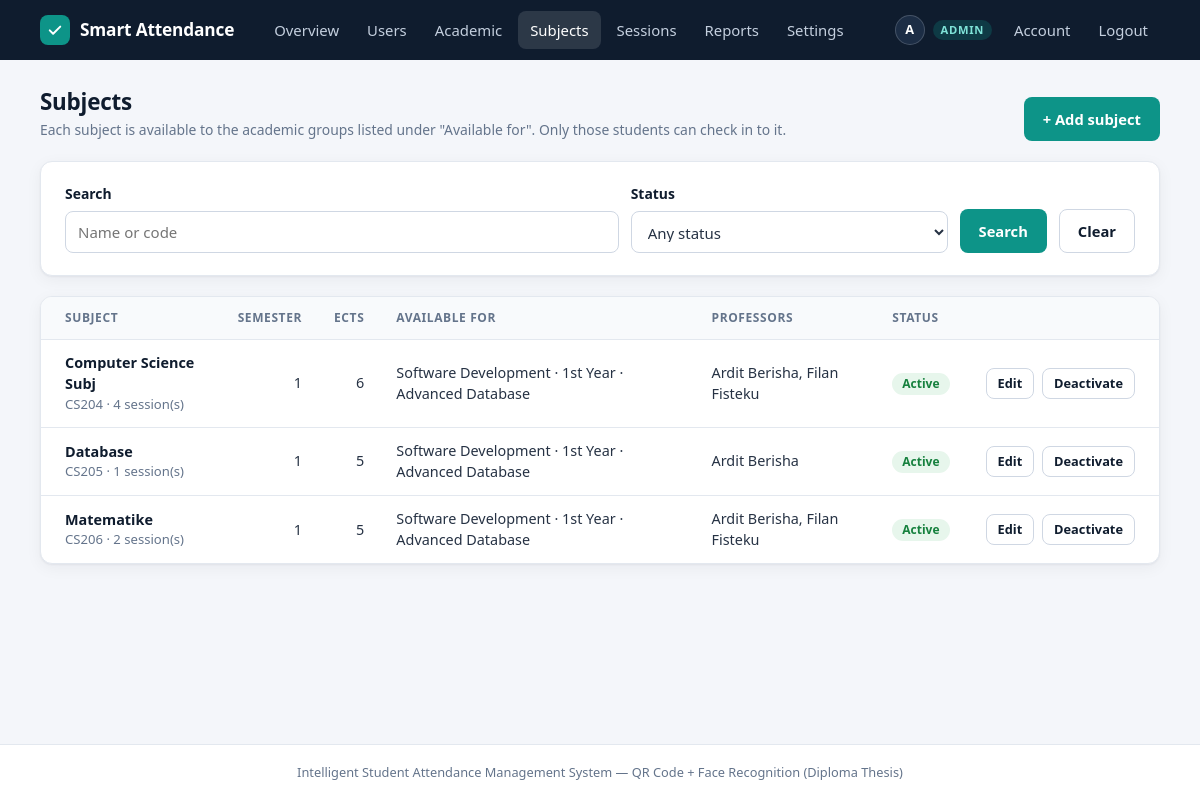
/admin/subjects (signed in), run on the app's committed database.
### tables this page shows
CREATE TABLE "users" (
        id            INTEGER PRIMARY KEY AUTOINCREMENT,
        full_name     TEXT NOT NULL,
        email         TEXT NOT NULL UNIQUE,
        password_hash TEXT NOT NULL,
        role          TEXT NOT NULL CHECK(role IN ('admin', 'professor', 'student')),
        student_id    TEXT,                 -- university/matriculation number (students only)
        face_encoding TEXT,                 -- JSON array of 128 floats (students only)
        is_active     INTEGER NOT NULL DEFAULT 1,            -- 0 = account disabled by an admin
        must_change_password INTEGER NOT NULL DEFAULT 0,     -- 1 = temporary password in use
        created_at    TIMESTAMP DEFAULT CURRENT_TIMESTAMP
    , face_photo TEXT, first_name TEXT, last_name TEXT, program_id INTEGER REFERENCES programs (id), study_year_id INTEGER REFERENCES study_years (id), specialisation_id INTEGER REFERENCES specialisations (id));

CREATE TABLE subjects (
        id          INTEGER PRIMARY KEY AUTOINCREMENT,
        code        TEXT NOT NULL UNIQUE,           -- e.g. "CS204"
        name        TEXT NOT NULL,
        description TEXT,
        ects        INTEGER,
        semester    INTEGER,
        is_active   INTEGER NOT NULL DEFAULT 1,
        created_at  TIMESTAMP DEFAULT CURRENT_TIMESTAMP
    );

CREATE TABLE subject_assignments (
        id                INTEGER PRIMARY KEY AUTOINCREMENT,
        subject_id        INTEGER NOT NULL REFERENCES subjects (id) ON DELETE CASCADE,
        program_id        INTEGER NOT NULL REFERENCES programs (id),
        study_year_id     INTEGER NOT NULL REFERENCES study_years (id),
        specialisation_id INTEGER REFERENCES specialisations (id)
    );

CREATE TABLE programs (
        id         INTEGER PRIMARY KEY AUTOINCREMENT,
        faculty_id INTEGER NOT NULL REFERENCES faculties (id),
        name       TEXT NOT NULL,
        is_active  INTEGER NOT NULL DEFAULT 1,
        UNIQUE (faculty_id, name)
    );

CREATE TABLE study_years (
        id        INTEGER PRIMARY KEY AUTOINCREMENT,
        number    INTEGER NOT NULL UNIQUE,          -- used for ordering
        name      TEXT NOT NULL,
        is_active INTEGER NOT NULL DEFAULT 1
    );

CREATE TABLE specialisations (
        id         INTEGER PRIMARY KEY AUTOINCREMENT,
        program_id INTEGER NOT NULL REFERENCES programs (id) ON DELETE CASCADE,
        name       TEXT NOT NULL,
        is_active  INTEGER NOT NULL DEFAULT 1,
        UNIQUE (program_id, name)
    );

### academic.py (the view)
@bp.route("/subjects")
def subjects():
    q = request.args.get("q", "").strip()
    status = request.args.get("status", "")
    where, params = ["1 = 1"], []
    if q:
        where.append("(sub.name LIKE ? OR sub.code LIKE ?)")
        params += [f"%{q}%"] * 2
    if status in ("active", "inactive"):
        where.append("sub.is_active = ?")
        params.append(1 if status == "active" else 0)
    db = get_db()
    rows = db.execute(
        f"""SELECT sub.*,
                   (SELECT COUNT(*) FROM sessions s WHERE s.subject_id = sub.id) AS sessions,
                   (SELECT GROUP_CONCAT(u.full_name, ', ') FROM subject_professors sp
                      JOIN users u ON u.id = sp.professor_id WHERE sp.subject_id = sub.id) AS professors
            FROM subjects sub WHERE {' AND '.join(where)}
            ORDER BY sub.name COLLATE NOCASE""",
        params,
    ).fetchall()
    return render_template("admin_subjects.html", subjects=rows, groups=subject_groups(db), q=q, status=status)

### academic.py (called while the page is built)
def subject_groups(db):
    groups = {}
    for r in db.execute(
        """SELECT sa.subject_id, p.name AS program, y.name AS study_year, sp.name AS specialisation
           FROM subject_assignments sa
           JOIN programs p ON p.id = sa.program_id
           JOIN study_years y ON y.id = sa.study_year_id
           LEFT JOIN specialisations sp ON sp.id = sa.specialisation_id
           ORDER BY p.name COLLATE NOCASE, y.number"""
    ):
        groups.setdefault(r["subject_id"], []).append(r)
    return groups

@bp.before_request
def admins_only():
    user = g.get("user")
    if user is None:
        flash("Please log in to continue.", "error")
        return redirect(url_for("login"))
    if user["role"] != "admin":
        flash("You do not have permission to view that page.", "error")
        return redirect(url_for("index"))
    return None

### app.py (called while the page is built, shortened)
def csrf_token():
    if "_csrf" not in session:
        session["_csrf"] = secrets.token_hex(16)
    return session["_csrf"]

@app.before_request
def load_user_and_protect():
    g.user = None
    if request.endpoint == "static":
        return None
    user_id = session.get("user_id")
    if user_id is not None:
        g.user = get_db().execute("SELECT * FROM users WHERE id = ?", (user_id,)).fetchone()
        if g.user is None or not g.user["is_active"]:
            session.clear()
            g.user = None
            flash("Your account is no longer available. Please log in again.", "error")
    if g.user and g.user["must_change_password"] and request.endpoint not in ("account", "logout"):
        if request.is_json:
            return jsonify({"success": False, "message": "Please set a new password first."}), 403
        return redirect(url_for("account"))
    return None

@app.context_processor
def inject_globals():
    return {"current_user": g.get("user"), "csrf_token": csrf_token}

### database.py (called while the page is built)
def get_db():
    conn = sqlite3.connect(DB_PATH)
    conn.row_factory = sqlite3.Row
    conn.execute("PRAGMA foreign_keys = ON")
    return conn

def request_db():
    if "db" not in g:
        g.db = get_db()
    return g.db

### templates/admin_subjects.html (shortened to what this page needs)
{% extends "base.html" %}
{% import "_macros.html" as ui with context %}
{% block content %}
<div class="page-header">
    <div>
        <h2>Subjects</h2>
        <p class="hint">Each subject is available to the academic groups listed under "Available for". Only those students can check in to it.</p>
    </div>
    <div class="page-actions">
        <a href="{{ url_for('academic.subject_new') }}" class="btn btn-primary">+ Add subject</a>
    </div>
</div>
<div class="card">
    <form method="GET" action="{{ url_for('academic.subjects') }}" class="filters">
        <div class="field field-wide">
            <label for="q">Search</label>
            <input type="search" id="q" name="q" value="{{ q }}" placeholder="Name or code">
        </div>
        <div class="field">
            <label for="status">Status</label>
            <select id="status" name="status">
                <option value="">Any status</option>
            </select>
        </div>
        <button type="submit" class="btn btn-primary">Search</button>
        <a href="{{ url_for('academic.subjects') }}" class="btn btn-secondary">Clear</a>
    </form>
</div>
<div class="card card-flush">
    {% if subjects %}
    <div class="table-wrap">
        <table class="data-table">
            <thead>
                <tr>
                    <th>Subject</th>
                    <th class="num">Semester</th>
                    <th class="num">ECTS</th>
                    <th>Available for</th>
                    <th>Professors</th>
                    <th>Status</th>
                    <th class="actions"></th>
                </tr>
            </thead>
            <tbody>
                {% for s in subjects %}
                <tr>
                    <td>
                        <div class="cell-main"><a href="{{ url_for('academic.subject_edit', subject_id=s.id) }}">{{ s.name }}</a></div>
                        <div class="cell-sub">{{ s.code }} &middot; {{ s.sessions }} session(s)</div>
                    </td>
                    <td class="num">{{ s.semester if s.semester is not none else '-' }}</td>
                    <td class="num">{{ s.ects if s.ects is not none else '-' }}</td>
                    <td>
                        {% for grp in groups.get(s.id, []) %}
                        <div>{{ grp.program }} &middot; {{ grp.study_year }}{% if grp.specialisation %} &middot; {{ grp.specialisation }}{% endif %}</div>
                        {% else %}
                        <span class="badge badge-warning">Nobody yet</span>
                        {% endfor %}
                    </td>
                    <td>{{ s.professors or '-' }}</td>
                    <td>{{ ui.active_badge(s.is_active) }}</td>
                    <td class="actions">
                        <a href="{{ url_for('academic.subject_edit', subject_id=s.id) }}" class="btn btn-small btn-secondary">Edit</a>
                        <form method="POST" action="{{ url_for('academic.subject_action', subject_id=s.id) }}">
                            <button type="submit" class="btn btn-small btn-secondary">{{ 'Deactivate' if s.is_active else 'Activate' }}</button>
                        </form>
                    </td>
                </tr>
                {% endfor %}
            </tbody>
        </table>
    </div>
    {% else %}
    <p class="empty">{% if q or status %}No subjects match this search.{% else %}No subjects yet. Add the first one.{% endif %}</p>
    {% endif %}
</div>
{% endblock %}

### templates/base.html (shortened to what this page needs)
<!DOCTYPE html>
<html lang="en">
<head>
<link rel="stylesheet" href="{{ url_for('static', filename='css/style.css') }}">
</head>
<body>
{% macro nav_link(endpoint, label, also=()) %}
<a href="{{ url_for(endpoint) }}" {% if request.endpoint == endpoint or request.endpoint in also %}class="active"{% endif %}>{{ label }}</a>
{% endmacro %}
<nav class="navbar">
    <div class="navbar-inner">
        <a href="{{ url_for('index') }}" class="brand">
            <span class="brand-mark">
                <svg viewBox="0 0 24 24" fill="none" stroke="#fff" stroke-width="2.6" stroke-linecap="round" stroke-linejoin="round" aria-hidden="true"><path d="M5 12.5l4.5 4.5L19 7.5"/></svg>
            </span>
            Smart Attendance
        </a>
        <div class="nav-menu" id="nav-menu">
            {% if current_user %}
                {% if current_user.role == 'admin' %}
                    {{ nav_link('admin_dashboard', 'Overview') }}
                    {{ nav_link('admin_users', 'Users', ('admin_user_new', 'admin_user_edit')) }}
                    {{ nav_link('academic.structure', 'Academic', ('academic.program',)) }}
                    {{ nav_link('academic.subjects', 'Subjects', ('academic.subject_new', 'academic.subject_edit')) }}
                    {{ nav_link('admin_sessions', 'Sessions', ('session_qr',)) }}
                    {{ nav_link('reports', 'Reports', ('report_students', 'report_student', 'report_session')) }}
                    {{ nav_link('academic.settings', 'Settings') }}
                {% elif current_user.role == 'professor' %}
                    {{ nav_link('professor_dashboard', 'Dashboard', ('session_qr',)) }}
                    {{ nav_link('professor_subjects', 'My Subjects') }}
                    {{ nav_link('create_session', 'New Session') }}
                    {{ nav_link('reports', 'Reports', ('report_students', 'report_student', 'report_session')) }}
                {% else %}
                    {{ nav_link('student_dashboard', 'Dashboard', ('enroll_face',)) }}
                {% endif %}
                <span class="nav-user">
                    <span class="avatar">{{ current_user.full_name[:1] | upper }}</span>
                    <span class="role-chip">{{ current_user.role }}</span>
                </span>
                {{ nav_link('account', 'Account') }}
                <a href="{{ url_for('logout') }}">Logout</a>
            {% else %}
                <span class="nav-spacer"></span>
                {{ nav_link('login', 'Login') }}
                {{ nav_link('register', 'Register') }}
            {% endif %}
        </div>
    </div>
</nav>
<main class="container {% block container_class %}{% endblock %}">
    {% block content %}{% endblock %}
</main>
<footer class="footer">
    Intelligent Student Attendance Management System &mdash; QR Code + Face Recognition (Diploma Thesis)
</footer>
</body>
</html>

### templates/_macros.html (shortened to what this page needs)
{% macro active_badge(is_active) %}
{% if is_active %}<span class="badge badge-success">Active</span>{% else %}<span class="badge badge-muted">Inactive</span>{% endif %}
{% endmacro %}

### data on the page
users: full_name "A", role "ADMIN"
subjects: name "Computer Science Subj", code "CS204", sessions "4", semester "1", ects "6", professors "Ardit Berisha, Filan Fisteku", is_active "Deactivate"
subject_assignments: program "Software Development", study_year "1st Year", specialisation "Advanced Database"
subjects: name "Database", code "CS205", sessions "1", semester "1", ects "5", professors "Ardit Berisha", is_active "Deactivate"
subject_assignments: program "Software Development", study_year "1st Year", specialisation "Advanced Database"
subjects: name "Matematike", code "CS206", sessions "2", semester "1", ects "5", professors "Ardit Berisha, Filan Fisteku", is_active "Deactivate"
subject_assignments: program "Software Development", study_year "1st Year", specialisation "Advanced Database"

### other printed values
{{ label }} "Overview Users Academic Subjects Sessions Reports Settings Account"
